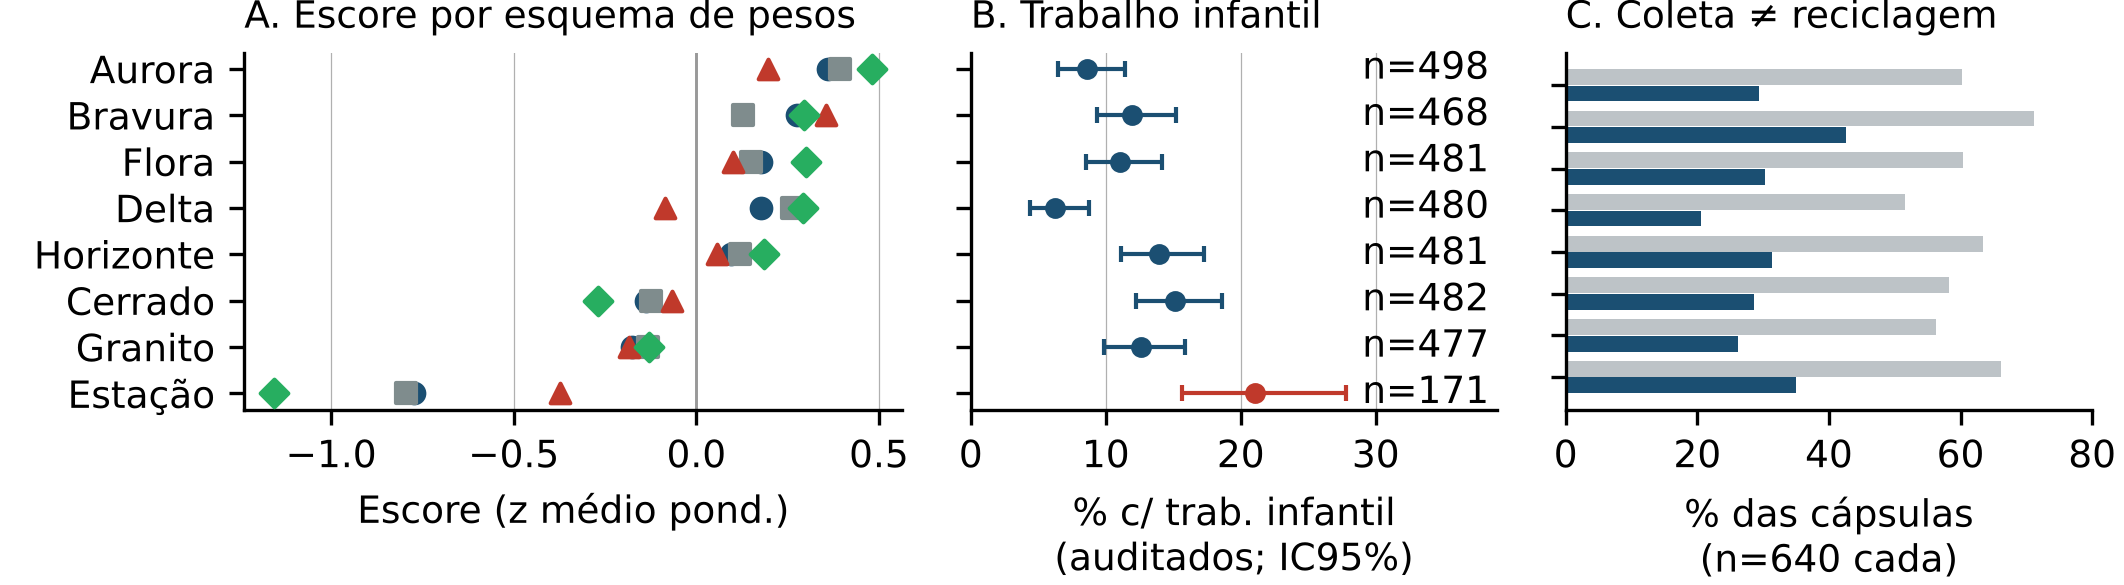

Here is the Python script that generated this plot:
import pandas as pd, glob, numpy as np, matplotlib
matplotlib.use('Agg'); import matplotlib.pyplot as plt
from statsmodels.stats.proportion import proportion_confint
plt.rcParams.update({'font.size':9,'font.family':'DejaVu Sans','axes.titlesize':9,'axes.labelsize':9,'xtick.labelsize':9,'ytick.labelsize':9,'legend.fontsize':9,'axes.spines.top':False,'axes.spines.right':False})
df=pd.concat([pd.read_csv(f) for f in sorted(glob.glob('../dados/dados/*.csv'))],ignore_index=True)
for c in ['co2e_total_g','agua_total_l','desmatamento_atribuido_m2','indice_efluentes_toxicos']: df[c+'_pg']=df[c]/df.massa_cafe_g
M=['Aurora','Bravura','Cerrado','Delta','Estacao','Flora','Granito','Horizonte']
NM={'Estacao':'Estação'}
lab=lambda m:NM.get(m,m)
lower={'co2':1,'agua':1,'desm':1,'efl':1,'rec':0,'ti':1,'nc':1,'rem':0}
def ind(d):
    a=d[d.auditoria_fornecedor_realizada==1]
    return pd.Series({'co2':d.co2e_total_g_pg.mean(),'agua':d.agua_total_l_pg.mean(),'desm':d.desmatamento_atribuido_m2_pg.mean(),'efl':d.indice_efluentes_toxicos_pg.mean(),'rec':d.reciclagem_efetiva.mean(),'ti':a.trabalho_infantil_constatado.mean(),'nc':a.nao_conformidade_trabalhista.mean(),'rem':d.remuneracao_relativa_referencia.mean()})
W={'Base (social 40%)':dict(co2=15,agua=10,desm=10,efl=10,rec=15,ti=20,nc=10,rem=10),'Pesos iguais':{k:12.5 for k in lower},'Ambiental (social 10%)':dict(co2=25,agua=15,desm=15,efl=15,rec=20,ti=4,nc=3,rem=3),'Social (social 72%)':dict(co2=8,agua=4,desm=4,efl=4,rec=8,ti=40,nc=20,rem=12)}
def score(I,w):
    Z=(I-I.mean())/I.std(ddof=0)
    for k in lower:
        if lower[k]: Z[k]=-Z[k]
    return sum(Z[k]*w[k] for k in lower)/sum(w.values())
I=df.groupby('marca').apply(ind); I.to_csv('ind.csv')
S=pd.DataFrame({n:score(I,w) for n,w in W.items()}); order=S.iloc[:,0].sort_values().index
fig,ax=plt.subplots(1,3,figsize=(7.08,1.95),gridspec_kw={'width_ratios':[1.25,1,1],'wspace':0.12})
a=ax[0]; mk=['o','s','^','D']; cols=['#1b4f72','#7f8c8d','#c0392b','#27ae60']
for i,m in enumerate(order):
    for j,n in enumerate(W): a.scatter(S.loc[m,n],i,marker=mk[j],color=cols[j],s=22,zorder=3,label=n if i==0 else None)
a.axvline(0,color='#999',lw=.7); a.set_yticks(range(8)); a.set_yticklabels([lab(m) for m in order]); a.set_xlabel('Escore (z médio pond.)'); a.set_title('A. Escore por esquema de pesos',loc='left',fontsize=9)
a.legend(loc='lower right',frameon=True,fontsize=7.5,borderpad=.3,labelspacing=.25,handletextpad=.2,bbox_to_anchor=(1.45,-0.02)) if False else None
a.grid(axis='x',lw=.3)
b=ax[1]; au=df[df.auditoria_fornecedor_realizada==1]
ord2=list(order)
for i,m in enumerate(ord2):
    x=au[au.marca==m].trabalho_infantil_constatado; k,n=int(x.sum()),len(x); lo,hi=proportion_confint(k,n,method='wilson'); p=k/n
    b.errorbar(p*100,i,xerr=[[ (p-lo)*100],[(hi-p)*100]],fmt='o',color='#c0392b' if m=='Estacao' else '#1b4f72',ms=4,capsize=2,lw=1)
    b.text(29,i,f'n={n}',va='center',fontsize=9)
b.set_yticks(range(8)); b.set_yticklabels([]); b.set_xlim(0,39); b.set_xlabel('% c/ trab. infantil\n(auditados; IC95%)'); b.set_title('B. Trabalho infantil',loc='left',fontsize=9); b.grid(axis='x',lw=.3)
c=ax[2]
y=np.arange(8); col=df.groupby('marca').coleta_pos_consumo.mean()*100; rec=df.groupby('marca').reciclagem_efetiva.mean()*100
c.barh(y+.2,[col[m] for m in ord2],height=.38,color='#bdc3c7',label='coletada'); c.barh(y-.2,[rec[m] for m in ord2],height=.38,color='#1b4f72',label='reciclada')
c.set_yticks(y); c.set_yticklabels([]); c.set_xlabel('% das cápsulas\n(n=640 cada)'); c.set_title('C. Coleta ≠ reciclagem',loc='left',fontsize=9); c.set_xlim(0,80)
fig.subplots_adjust(left=.115,right=.985,top=.91,bottom=.3)
fig.savefig('fig.png',dpi=300)
print(S.round(2)); print(order.tolist())
